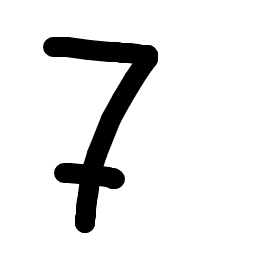
#> input picture data/02142020 202024.png, 280 x 280 px
$ python -i main.py   (imports and definitions only)   (older library calls are emulated)
#> lines starting #> are read from the running program, lines starting #| are printed output that depends on the picture; after the words box and inside, x2 and y2 are one past the last pixel; in counts of white or black regions, pixels touching at a corner belong together
#> further down, picture is the input picture: shape (280, 280); min 0, max 255, mean 232.9
import re
import base64
from flask import Flask, render_template,request
import cv2
import joblib
import numpy  as np
import csv # comma sepereated value lib
from datetime import datetime

# [1 line not run here, left out]

# [3 lines that did not run here, left out]

# [1 line not run here, left out]

# [11 lines that did not run here, left out]

    #return str(img.shape)
    # colour image (280, 280, 3)

# [20 lines that did not run here, left out]


def crop(im):

    ret,thresh1 = cv2.threshold(im,127,255,cv2.THRESH_BINARY)
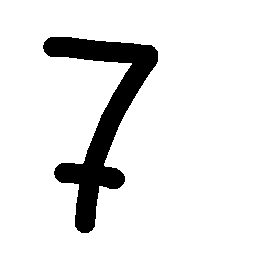
#> thresh1: shape (280, 280); 91.3% white; 1 black region
    contours, hierarchy = cv2.findContours(thresh1,cv2.RETR_TREE,cv2.CHAIN_APPROX_SIMPLE)
#> contours = 2 contours; box (x1, y1, x2, y2) and area: (0, 0, 280, 280) 77841, (42, 36, 159, 234) 7118
    i=0
    for cnt in contours:
        x,y,w,h = cv2.boundingRect(cnt)
        if(i==1):
            return thresh1[y:y+h,x:x+w]
        i=i+1
#> this loop made 2 passes
#> (cnt, x, y, w, h, i) on pass 1: ([[0, 0], [0, 279], [279, 279], [279, 0]], 0, 0, 280, 280, 1)
#> (x, y, w, h) on pass 2: (42, 36, 117, 198)
#> after the loop, i = 1

def parseImage(imgData):
    # parse canvas bytes and save as output.png
    imgstr = re.search(b'base64,(.*)', imgData).group(1)
    # decodes the image
    with open('output.png','wb') as output:
        output.write(base64.decodebytes(imgstr))

# [2 lines not run here, left out]

>>> import cv2
>>> picture = cv2.imread('data/02142020 202024.png', cv2.IMREAD_GRAYSCALE)
>>> result = crop(picture)
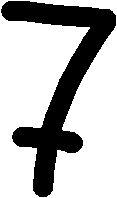
#> result: shape (198, 117); 70.7% white; 1 black region, box (x1, y1, x2, y2) and area: (1, 1, 116, 197) 6795

$ run again, on data/02142020 202031.png
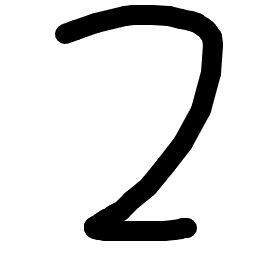
#> input picture data/02142020 202031.png, 280 x 280 px
#> picture is the input picture: shape (280, 280); min 0, max 255, mean 222.6
#> in crop, `ret,thresh1 = cv2.threshold(im,127,255,cv2.THRESH_BINARY)`:
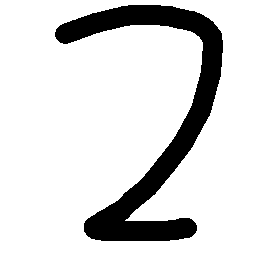
#> thresh1: shape (280, 280); 87.3% white; 1 black region
#> contours = 2 contours; box (x1, y1, x2, y2) and area: (0, 0, 280, 280) 77841, (54, 4, 224, 242) 10430
#> the loop in crop, `for cnt in contours:` made 2 passes
#> (cnt, x, y, w, h, i) on pass 1: ([[0, 0], [0, 279], [279, 279], [279, 0]], 0, 0, 280, 280, 1)
#> after the loop in crop, `for cnt in contours:`: i = 1
#> `result = crop(picture)`:
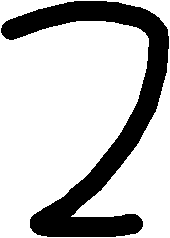
#> result: shape (238, 170); 75.4% white; 1 black region, box (x1, y1, x2, y2) and area: (1, 1, 169, 237) 9972
